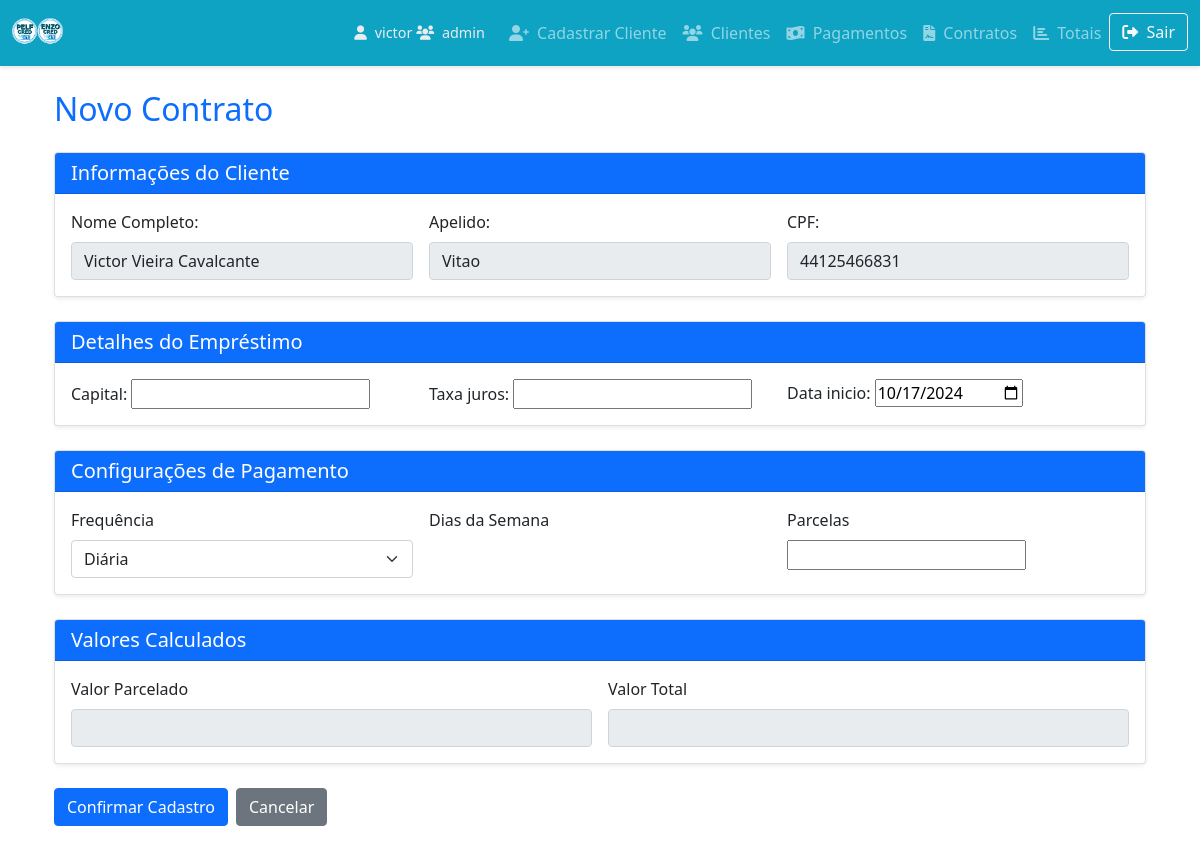
/pelfcred/cadastrar_emprestimo/44125466831/ (signed in), run on an earlier commit of the app's database.
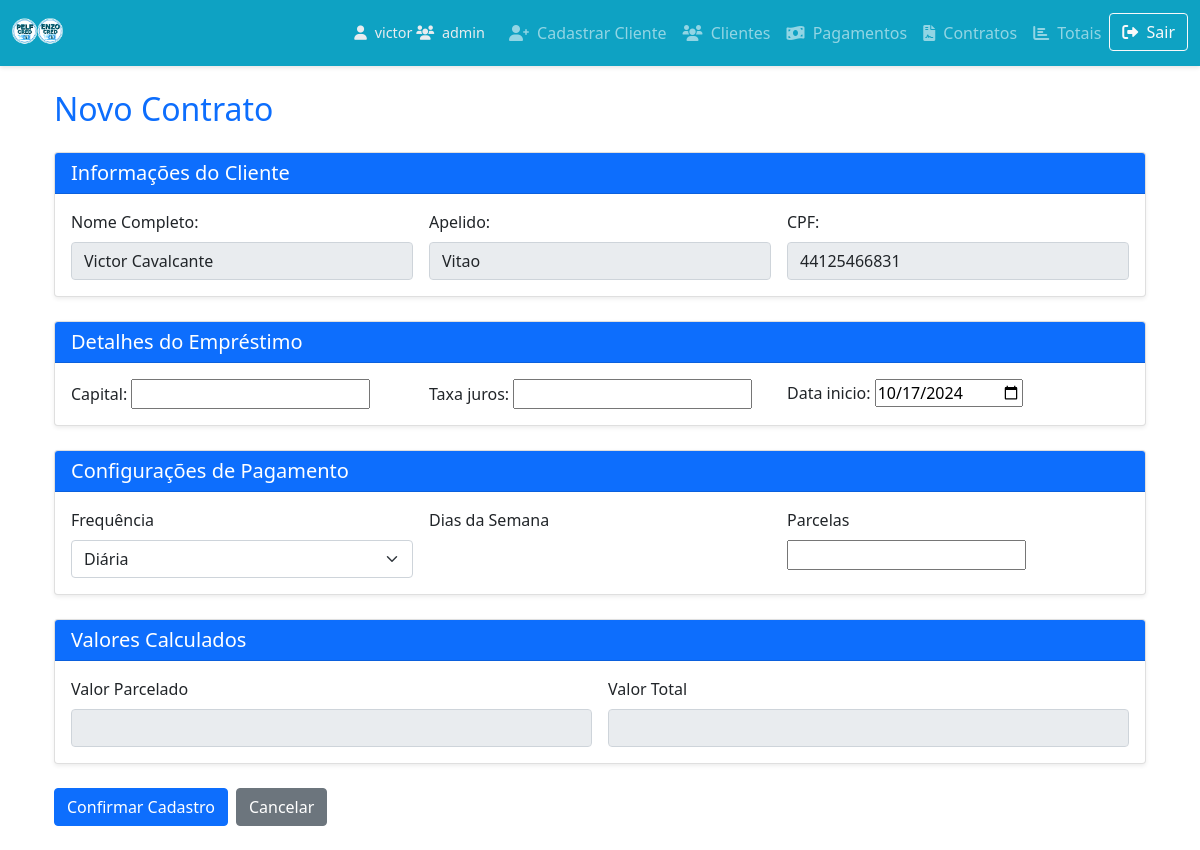
And on a later commit of the database.
### PELFCRED/models.py (models this page shows, shortened)
class Cliente(models.Model):
    cpf = models.CharField(
        max_length=11,
        primary_key=True,
        error_messages={
            'unique': "Cpf já cadastrado."
        }
    )
    nome = models.CharField(max_length=100, null=True, blank=True)  # Nome completo
    apelido = models.CharField(max_length=50, null=True, blank=True)  # Apelido
    documento = models.CharField(max_length=20, null=True, blank=True)  # Documento (opcional)
    cnpj = models.CharField(max_length=14, null=True, blank=True)  # CNPJ (opcional)
    telefone = models.CharField(max_length=11, null=True, blank=True)  # Telefone (opcional)
    telefone2 = models.CharField(max_length=11, null=True, blank=True)  # Telefone 2 (opcional)
    endereco = models.CharField(max_length=200, null=True, blank=True)  # Endereço (opcional)
    numero_endereco = models.CharField(max_length=10, null=True, blank=True)  # Número do Endereço (opcional)
    cep = models.CharField(max_length=8, null=True, blank=True)  # CEP (opcional)
    bairro = models.CharField(max_length=100, null=True, blank=True)  # Bairro (opcional)
    complemento = models.CharField(max_length=100, null=True, blank=True)  # Complemento (opcional)
    uf = models.CharField(max_length=2, null=True, blank=True)  # UF (opcional)
    cidade = models.CharField(max_length=100, null=True, blank=True)  # Cidade (opcional)
    email = models.EmailField(null=True, blank=True)  # E-Mail (opcional)
    bloqueado = models.BooleanField(default=False)  # Bloqueado? (campo booleano)
    data_registro = models.DateTimeField(auto_now_add=True)  # Data de Registro (automático)
    grupo = models.ForeignKey(Group, on_delete=models.CASCADE, null=True, blank=True)  # Associar cada cliente a um grupo
    usuario = models.ForeignKey(User, on_delete=models.CASCADE, null=True, blank=True)  # Associar cada cliente a um usuário
    vinculo_telefone2 = models.CharField(max_length=100, null=True, blank=True)  # Campo para o vínculo ou parentesco
    STATUS_RELATORIO_CHOICES = [
        ('NV', 'Novo'),
        ('R', 'Renovado'),
        ('NG', 'Negociado'),
        ('AC', 'Finalizado'),
    ]
    status_relatorio = models.CharField(max_length=10, choices=STATUS_RELATORIO_CHOICES, default='Outro')

### PELFCRED/views.py (the view)
# urls.py: path('cadastrar_emprestimo/<str:cpf>/', views.cadastrar_emprestimo, name='cadastrar_emprestimo'),
@login_required
def cadastrar_emprestimo(request, cpf=None):
    cliente = get_object_or_404(Cliente, cpf=cpf)
    if request.method == 'POST':
        form = EmprestimoForm(request.POST)
        if form.is_valid():
            emprestimo = form.save(commit=False)
            emprestimo.cliente = cliente  # Vincular o cliente ao empréstimo
            emprestimo.grupo = request.user.groups.first()
            emprestimo.usuario = request.user
            emprestimo.capital_inicial = emprestimo.capital
            dias_semana = form.cleaned_data.get('dias_semana', [])
            emprestimo.dias_semana = ','.join(dias_semana)
            emprestimo.numero_parcelas = form.cleaned_data['parcelas']
            emprestimo.valor_total = emprestimo.capital + (emprestimo.capital * emprestimo.taxa_juros / 100)
            emprestimo.saldo_devedor = emprestimo.valor_total
            emprestimo.valor_parcelado = emprestimo.valor_total / emprestimo.numero_parcelas
            emprestimo.save()
            numero_parcelas = emprestimo.numero_parcelas
            data_inicio = emprestimo.data_inicio
            frequencia = emprestimo.frequencia
            dias_frequencia = {
                'diaria': 1,
                'semanal': 7,
                'quinzenal': 15,
                'mensal': 30
            }
            for i in range(numero_parcelas):
                data_vencimento = data_inicio + timedelta(days=dias_frequencia[frequencia] * i)
                Parcela.objects.create(
                    emprestimo=emprestimo,
                    data_vencimento=data_vencimento,
                    pago=False  # Inicialmente não pago
                )
            else:
                messages.success(request, 'Empréstimo cadastrado com sucesso.')
                logger.info("Redirecionando para lista de empréstimos.")
                return redirect('PELFCRED:detalhes_cliente', cpf=cliente.cpf)
        else:
            logger.error(f"Erro ao cadastrar o empréstimo: {form.errors}")
            messages.error(request, f'Erro ao cadastrar o empréstimo: {form.errors}')
    else:
        form = EmprestimoForm(initial={'cliente': cliente})
        logger.info("Formulário de empréstimo inicializado.")
    return render(request, 'cadastrar_emprestimo.html', {'form': form, 'cliente': cliente})

### PELFCRED/context_processors.py (called while the page is built)
def admin_status(request):
    is_admin = request.user.is_authenticated and (request.user.is_superuser or request.user.groups.filter(name='admin').exists())
    return {'is_admin': is_admin}

### PELFCRED/templates/cadastrar_emprestimo.html (shortened to what the changed rows need)
{% extends 'base.html' %}
{% block content %}
<div class="container py-4">
    <h2 class="mb-4 text-primary">Novo Contrato</h2>
    <form method="post" class="needs-validation" novalidate>
        <div class="card mb-4 shadow-sm">
            <div class="card-body">
                <div class="row g-3">
                    <div class="col-md-4">
                        <label for="cliente-nome" class="form-label">Nome Completo:</label>
                        <input type="text" id="cliente-nome" name="cliente_nome" value="{{ cliente.nome }}" class="form-control" readonly>
                    </div>
                    <div class="col-md-4">
                        <label for="cliente-apelido" class="form-label">Apelido:</label>
                        <input type="text" id="cliente-apelido" name="cliente_apelido" value="{{ cliente.apelido }}" class="form-control" readonly>
                    </div>
                    <div class="col-md-4">
                        <label for="cliente-cpf" class="form-label">CPF:</label>
                        <input type="text" id="cliente-cpf" name="cliente_cpf" value="{{ cliente.cpf }}" class="form-control" readonly>
                    </div>
                </div>
            </div>
        </div>
    </form>
</div>
{% endblock %}

What changed in the data, as far as the page shows it:
changed Cliente "Vitao": cliente_nome "Victor Vieira Cavalcante" → "Victor Cavalcante"
